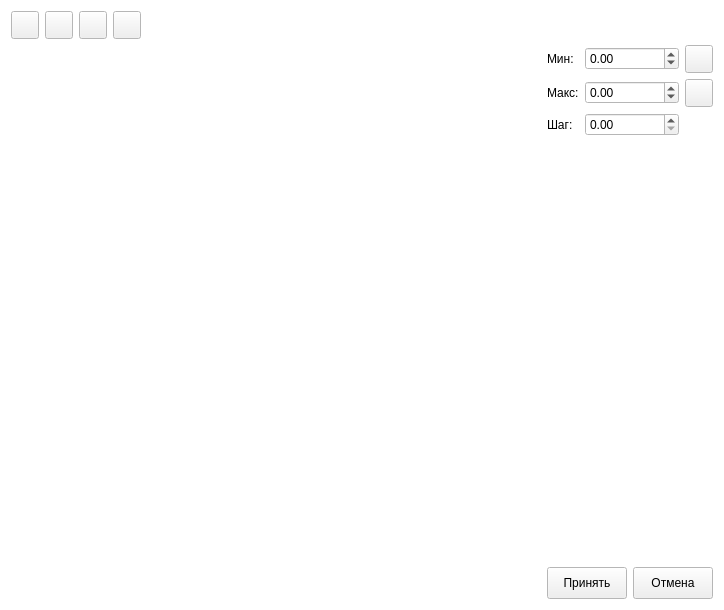
<?xml version="1.0" encoding="UTF-8"?>
<ui version="4.0">
 <class>GradientEditor</class>
 <widget class="QWidget" name="GradientEditor">
  <property name="geometry">
   <rect>
    <x>0</x>
    <y>0</y>
    <width>724</width>
    <height>610</height>
   </rect>
  </property>
  <property name="palette">
   <palette>
    <active>
     <colorrole role="Base">
      <brush brushstyle="SolidPattern">
       <color alpha="255">
        <red>255</red>
        <green>255</green>
        <blue>255</blue>
       </color>
      </brush>
     </colorrole>
     <colorrole role="Window">
      <brush brushstyle="SolidPattern">
       <color alpha="255">
        <red>255</red>
        <green>255</green>
        <blue>255</blue>
       </color>
      </brush>
     </colorrole>
    </active>
    <inactive>
     <colorrole role="Base">
      <brush brushstyle="SolidPattern">
       <color alpha="255">
        <red>255</red>
        <green>255</green>
        <blue>255</blue>
       </color>
      </brush>
     </colorrole>
     <colorrole role="Window">
      <brush brushstyle="SolidPattern">
       <color alpha="255">
        <red>255</red>
        <green>255</green>
        <blue>255</blue>
       </color>
      </brush>
     </colorrole>
    </inactive>
    <disabled>
     <colorrole role="Base">
      <brush brushstyle="SolidPattern">
       <color alpha="255">
        <red>255</red>
        <green>255</green>
        <blue>255</blue>
       </color>
      </brush>
     </colorrole>
     <colorrole role="Window">
      <brush brushstyle="SolidPattern">
       <color alpha="255">
        <red>255</red>
        <green>255</green>
        <blue>255</blue>
       </color>
      </brush>
     </colorrole>
    </disabled>
   </palette>
  </property>
  <property name="windowTitle">
   <string>Настройка палитры заливки</string>
  </property>
  <layout class="QGridLayout" name="gridLayout_2">
   <item row="7" column="0">
    <spacer name="horizontalSpacer">
     <property name="orientation">
      <enum>Qt::Horizontal</enum>
     </property>
     <property name="sizeHint" stdset="0">
      <size>
       <width>314</width>
       <height>20</height>
      </size>
     </property>
    </spacer>
   </item>
   <item row="2" column="0" rowspan="3" colspan="2">
    <widget class="QWidget" name="palette" native="true">
     <property name="sizePolicy">
      <sizepolicy hsizetype="Preferred" vsizetype="Expanding">
       <horstretch>0</horstretch>
       <verstretch>0</verstretch>
      </sizepolicy>
     </property>
    </widget>
   </item>
   <item row="2" column="2" colspan="2">
    <layout class="QGridLayout" name="gridLayout">
     <item row="0" column="0">
      <widget class="QLabel" name="label">
       <property name="sizePolicy">
        <sizepolicy hsizetype="Maximum" vsizetype="Preferred">
         <horstretch>0</horstretch>
         <verstretch>0</verstretch>
        </sizepolicy>
       </property>
       <property name="text">
        <string>Мин:</string>
       </property>
      </widget>
     </item>
     <item row="2" column="0">
      <widget class="QLabel" name="label_3">
       <property name="sizePolicy">
        <sizepolicy hsizetype="Maximum" vsizetype="Preferred">
         <horstretch>0</horstretch>
         <verstretch>0</verstretch>
        </sizepolicy>
       </property>
       <property name="text">
        <string>Шаг:</string>
       </property>
      </widget>
     </item>
     <item row="0" column="1">
      <widget class="QDoubleSpinBox" name="min">
       <property name="minimum">
        <double>-1000000.000000000000000</double>
       </property>
       <property name="maximum">
        <double>1000000.000000000000000</double>
       </property>
      </widget>
     </item>
     <item row="2" column="1">
      <widget class="QDoubleSpinBox" name="step">
       <property name="minimum">
        <double>0.000000000000000</double>
       </property>
       <property name="maximum">
        <double>500000.000000000000000</double>
       </property>
       <property name="value">
        <double>0.000000000000000</double>
       </property>
      </widget>
     </item>
     <item row="1" column="1">
      <widget class="QDoubleSpinBox" name="max">
       <property name="minimum">
        <double>-1000000.000000000000000</double>
       </property>
       <property name="maximum">
        <double>1000000.000000000000000</double>
       </property>
      </widget>
     </item>
     <item row="1" column="0">
      <widget class="QLabel" name="label_2">
       <property name="sizePolicy">
        <sizepolicy hsizetype="Maximum" vsizetype="Preferred">
         <horstretch>0</horstretch>
         <verstretch>0</verstretch>
        </sizepolicy>
       </property>
       <property name="text">
        <string>Макс:</string>
       </property>
      </widget>
     </item>
     <item row="1" column="2">
      <widget class="QToolButton" name="maxColor">
       <property name="minimumSize">
        <size>
         <width>28</width>
         <height>28</height>
        </size>
       </property>
       <property name="text">
        <string/>
       </property>
      </widget>
     </item>
     <item row="0" column="2">
      <widget class="QToolButton" name="minColor">
       <property name="minimumSize">
        <size>
         <width>28</width>
         <height>28</height>
        </size>
       </property>
       <property name="text">
        <string/>
       </property>
      </widget>
     </item>
    </layout>
   </item>
   <item row="1" column="0" colspan="4">
    <layout class="QHBoxLayout" name="horizontalLayout_3">
     <item>
      <widget class="QToolButton" name="addBtn">
       <property name="minimumSize">
        <size>
         <width>28</width>
         <height>28</height>
        </size>
       </property>
       <property name="maximumSize">
        <size>
         <width>28</width>
         <height>28</height>
        </size>
       </property>
       <property name="toolTip">
        <string>Добавить</string>
       </property>
       <property name="text">
        <string/>
       </property>
       <property name="icon">
        <iconset resource="../../etc/meteo.icons.qrc">
         <normaloff>:/meteo/icons/tools/plus.png</normaloff>:/meteo/icons/tools/plus.png</iconset>
       </property>
      </widget>
     </item>
     <item>
      <widget class="QToolButton" name="removeBtn">
       <property name="minimumSize">
        <size>
         <width>28</width>
         <height>28</height>
        </size>
       </property>
       <property name="maximumSize">
        <size>
         <width>28</width>
         <height>28</height>
        </size>
       </property>
       <property name="toolTip">
        <string>Удалить</string>
       </property>
       <property name="text">
        <string/>
       </property>
       <property name="icon">
        <iconset resource="../../etc/meteo.icons.qrc">
         <normaloff>:/meteo/icons/tools/minus.png</normaloff>:/meteo/icons/tools/minus.png</iconset>
       </property>
      </widget>
     </item>
     <item>
      <widget class="QToolButton" name="removeAllBtn">
       <property name="minimumSize">
        <size>
         <width>28</width>
         <height>28</height>
        </size>
       </property>
       <property name="maximumSize">
        <size>
         <width>28</width>
         <height>28</height>
        </size>
       </property>
       <property name="toolTip">
        <string> Удалить все</string>
       </property>
       <property name="text">
        <string/>
       </property>
       <property name="icon">
        <iconset resource="../appclient/appclient.icons.qrc">
         <normaloff>:/meteo/appclient/icons/clear.png</normaloff>:/meteo/appclient/icons/clear.png</iconset>
       </property>
      </widget>
     </item>
     <item>
      <widget class="QToolButton" name="autoFill">
       <property name="minimumSize">
        <size>
         <width>28</width>
         <height>28</height>
        </size>
       </property>
       <property name="maximumSize">
        <size>
         <width>28</width>
         <height>28</height>
        </size>
       </property>
       <property name="toolTip">
        <string>Пересчитать диапазоны по предельным значениям и шагу</string>
       </property>
       <property name="text">
        <string/>
       </property>
       <property name="icon">
        <iconset resource="../../etc/meteo.icons.qrc">
         <normaloff>:/meteo/icons/tools/find.png</normaloff>:/meteo/icons/tools/find.png</iconset>
       </property>
      </widget>
     </item>
     <item>
      <spacer name="horizontalSpacer_3">
       <property name="orientation">
        <enum>Qt::Horizontal</enum>
       </property>
       <property name="sizeHint" stdset="0">
        <size>
         <width>40</width>
         <height>20</height>
        </size>
       </property>
      </spacer>
     </item>
    </layout>
   </item>
   <item row="4" column="2">
    <spacer name="verticalSpacer">
     <property name="orientation">
      <enum>Qt::Vertical</enum>
     </property>
     <property name="sizeHint" stdset="0">
      <size>
       <width>20</width>
       <height>293</height>
      </size>
     </property>
    </spacer>
   </item>
   <item row="7" column="2">
    <widget class="QPushButton" name="applyButton">
     <property name="enabled">
      <bool>true</bool>
     </property>
     <property name="minimumSize">
      <size>
       <width>0</width>
       <height>32</height>
      </size>
     </property>
     <property name="text">
      <string>Принять</string>
     </property>
     <property name="autoDefault">
      <bool>false</bool>
     </property>
    </widget>
   </item>
   <item row="7" column="3">
    <widget class="QPushButton" name="cancelButton">
     <property name="minimumSize">
      <size>
       <width>0</width>
       <height>32</height>
      </size>
     </property>
     <property name="toolTip">
      <string>Отменить</string>
     </property>
     <property name="text">
      <string>Отмена</string>
     </property>
     <property name="autoDefault">
      <bool>false</bool>
     </property>
     <property name="default">
      <bool>false</bool>
     </property>
    </widget>
   </item>
  </layout>
 </widget>
 <tabstops>
  <tabstop>addBtn</tabstop>
  <tabstop>removeBtn</tabstop>
  <tabstop>removeAllBtn</tabstop>
  <tabstop>autoFill</tabstop>
  <tabstop>min</tabstop>
  <tabstop>minColor</tabstop>
  <tabstop>max</tabstop>
  <tabstop>maxColor</tabstop>
  <tabstop>step</tabstop>
  <tabstop>applyButton</tabstop>
  <tabstop>cancelButton</tabstop>
 </tabstops>
 <resources>
  <include location="../../etc/meteo.icons.qrc"/>
  <include location="../appclient/appclient.icons.qrc"/>
 </resources>
 <connections/>
</ui>
